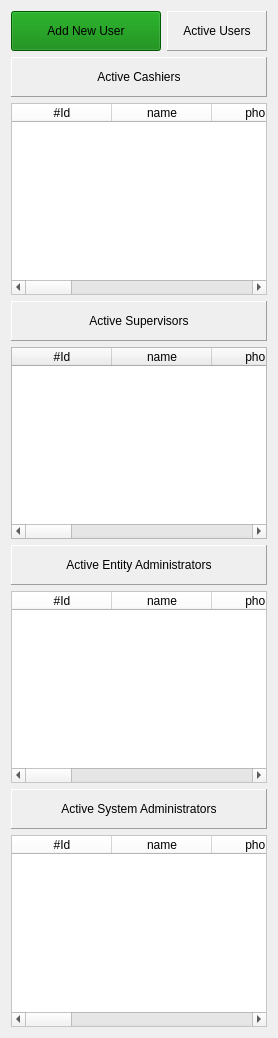
        <widget class="QWidget" name="usr01">
         <property name="styleSheet">
          <string notr="true">QTableWidget{
color: rgb(0, 0, 0);
}</string>
         </property>
         <layout class="QVBoxLayout" name="verticalLayout_19">
          <item>
           <layout class="QHBoxLayout" name="horizontalLayout_51">
            <item>
             <widget class="QPushButton" name="btn_add_user">
              <property name="minimumSize">
               <size>
                <width>150</width>
                <height>40</height>
               </size>
              </property>
              <property name="maximumSize">
               <size>
                <width>150</width>
                <height>16777215</height>
               </size>
              </property>
              <property name="styleSheet">
               <string notr="true">background-color:#008000;</string>
              </property>
              <property name="text">
               <string>Add New User</string>
              </property>
              <property name="icon">
               <iconset>
                <normaloff>:/finishing/add.png</normaloff>:/finishing/add.png</iconset>
              </property>
              <property name="iconSize">
               <size>
                <width>32</width>
                <height>32</height>
               </size>
              </property>
             </widget>
            </item>
            <item>
             <widget class="QLabel" name="label_143">
              <property name="minimumSize">
               <size>
                <width>0</width>
                <height>40</height>
               </size>
              </property>
              <property name="styleSheet">
               <string notr="true"/>
              </property>
              <property name="frameShape">
               <enum>QFrame::Panel</enum>
              </property>
              <property name="frameShadow">
               <enum>QFrame::Raised</enum>
              </property>
              <property name="text">
               <string>Active Users</string>
              </property>
              <property name="alignment">
               <set>Qt::AlignCenter</set>
              </property>
             </widget>
            </item>
           </layout>
          </item>
          <item>
           <widget class="QLabel" name="label_140">
            <property name="minimumSize">
             <size>
              <width>0</width>
              <height>40</height>
             </size>
            </property>
            <property name="styleSheet">
             <string notr="true"/>
            </property>
            <property name="frameShape">
             <enum>QFrame::Panel</enum>
            </property>
            <property name="frameShadow">
             <enum>QFrame::Raised</enum>
            </property>
            <property name="text">
             <string>Active Cashiers</string>
            </property>
            <property name="alignment">
             <set>Qt::AlignCenter</set>
            </property>
           </widget>
          </item>
          <item>
           <widget class="QTableWidget" name="tw_active_cashiers">
            <property name="styleSheet">
             <string notr="true">background-color: rgb(255, 255, 255);

</string>
            </property>
            <column>
             <property name="text">
              <string>#Id</string>
             </property>
            </column>
            <column>
             <property name="text">
              <string>name</string>
             </property>
            </column>
            <column>
             <property name="text">
              <string>phone</string>
             </property>
            </column>
            <column>
             <property name="text">
              <string>email</string>
             </property>
            </column>
            <column>
             <property name="text">
              <string>username</string>
             </property>
            </column>
            <column>
             <property name="text">
              <string>description</string>
             </property>
            </column>
            <column>
             <property name="text">
              <string>status</string>
             </property>
            </column>
            <column>
             <property name="text">
              <string>managed on</string>
             </property>
            </column>
            <column>
             <property name="text">
              <string>managed by</string>
             </property>
            </column>
            <column>
             <property name="text">
              <string>View/Edit</string>
             </property>
            </column>
           </widget>
          </item>
          <item>
           <widget class="QLabel" name="label_141">
            <property name="minimumSize">
             <size>
              <width>0</width>
              <height>40</height>
             </size>
            </property>
            <property name="styleSheet">
             <string notr="true"/>
            </property>
            <property name="frameShape">
             <enum>QFrame::Panel</enum>
            </property>
            <property name="frameShadow">
             <enum>QFrame::Raised</enum>
            </property>
            <property name="text">
             <string>Active Supervisors</string>
            </property>
            <property name="alignment">
             <set>Qt::AlignCenter</set>
            </property>
           </widget>
          </item>
          <item>
           <widget class="QTableWidget" name="tw_active_supervisors">
            <property name="styleSheet">
             <string notr="true"/>
            </property>
            <column>
             <property name="text">
              <string>#Id</string>
             </property>
            </column>
            <column>
             <property name="text">
              <string>name</string>
             </property>
            </column>
            <column>
             <property name="text">
              <string>phone</string>
             </property>
            </column>
            <column>
             <property name="text">
              <string>email</string>
             </property>
            </column>
            <column>
             <property name="text">
              <string>username</string>
             </property>
            </column>
            <column>
             <property name="text">
              <string>description</string>
             </property>
            </column>
            <column>
             <property name="text">
              <string>status</string>
             </property>
            </column>
            <column>
             <property name="text">
              <string>managed on</string>
             </property>
            </column>
            <column>
             <property name="text">
              <string>managed by</string>
             </property>
            </column>
            <column>
             <property name="text">
              <string>view/edit</string>
             </property>
            </column>
           </widget>
          </item>
          <item>
           <widget class="QLabel" name="label_144">
            <property name="minimumSize">
             <size>
              <width>0</width>
              <height>40</height>
             </size>
            </property>
            <property name="styleSheet">
             <string notr="true"/>
            </property>
            <property name="frameShape">
             <enum>QFrame::Panel</enum>
            </property>
            <property name="frameShadow">
             <enum>QFrame::Raised</enum>
            </property>
            <property name="text">
             <string>Active Entity Administrators</string>
            </property>
            <property name="alignment">
             <set>Qt::AlignCenter</set>
            </property>
           </widget>
          </item>
          <item>
           <widget class="QTableWidget" name="tw_active_admins">
            <property name="styleSheet">
             <string notr="true">color: rgb(0, 0, 0);
background-color: rgb(255, 255, 255);</string>
            </property>
            <column>
             <property name="text">
              <string>#Id</string>
             </property>
            </column>
            <column>
             <property name="text">
              <string>name</string>
             </property>
            </column>
            <column>
             <property name="text">
              <string>phone</string>
             </property>
            </column>
            <column>
             <property name="text">
              <string>email</string>
             </property>
            </column>
            <column>
             <property name="text">
              <string>username</string>
             </property>
            </column>
            <column>
             <property name="text">
              <string>description</string>
             </property>
            </column>
            <column>
             <property name="text">
              <string>status</string>
             </property>
            </column>
            <column>
             <property name="text">
              <string>managed on</string>
             </property>
            </column>
            <column>
             <property name="text">
              <string>managed by</string>
             </property>
            </column>
            <column>
             <property name="text">
              <string>view/edit</string>
             </property>
            </column>
           </widget>
          </item>
          <item>
           <widget class="QLabel" name="label_145">
            <property name="minimumSize">
             <size>
              <width>0</width>
              <height>40</height>
             </size>
            </property>
            <property name="styleSheet">
             <string notr="true"/>
            </property>
            <property name="frameShape">
             <enum>QFrame::Panel</enum>
            </property>
            <property name="frameShadow">
             <enum>QFrame::Raised</enum>
            </property>
            <property name="text">
             <string>Active System Administrators</string>
            </property>
            <property name="alignment">
             <set>Qt::AlignCenter</set>
            </property>
           </widget>
          </item>
          <item>
           <widget class="QTableWidget" name="tw_active_superadmins">
            <property name="styleSheet">
             <string notr="true">color: rgb(0, 0, 0);
background-color: rgb(255, 255, 255);</string>
            </property>
            <column>
             <property name="text">
              <string>#Id</string>
             </property>
            </column>
            <column>
             <property name="text">
              <string>name</string>
             </property>
            </column>
            <column>
             <property name="text">
              <string>phone</string>
             </property>
            </column>
            <column>
             <property name="text">
              <string>email</string>
             </property>
            </column>
            <column>
             <property name="text">
              <string>username</string>
             </property>
            </column>
            <column>
             <property name="text">
              <string>description</string>
             </property>
            </column>
            <column>
             <property name="text">
              <string>status</string>
             </property>
            </column>
            <column>
             <property name="text">
              <string>managed on</string>
             </property>
            </column>
            <column>
             <property name="text">
              <string>managed by</string>
             </property>
            </column>
            <column>
             <property name="text">
              <string>view/edit</string>
             </property>
            </column>
           </widget>
          </item>
         </layout>
        </widget>
